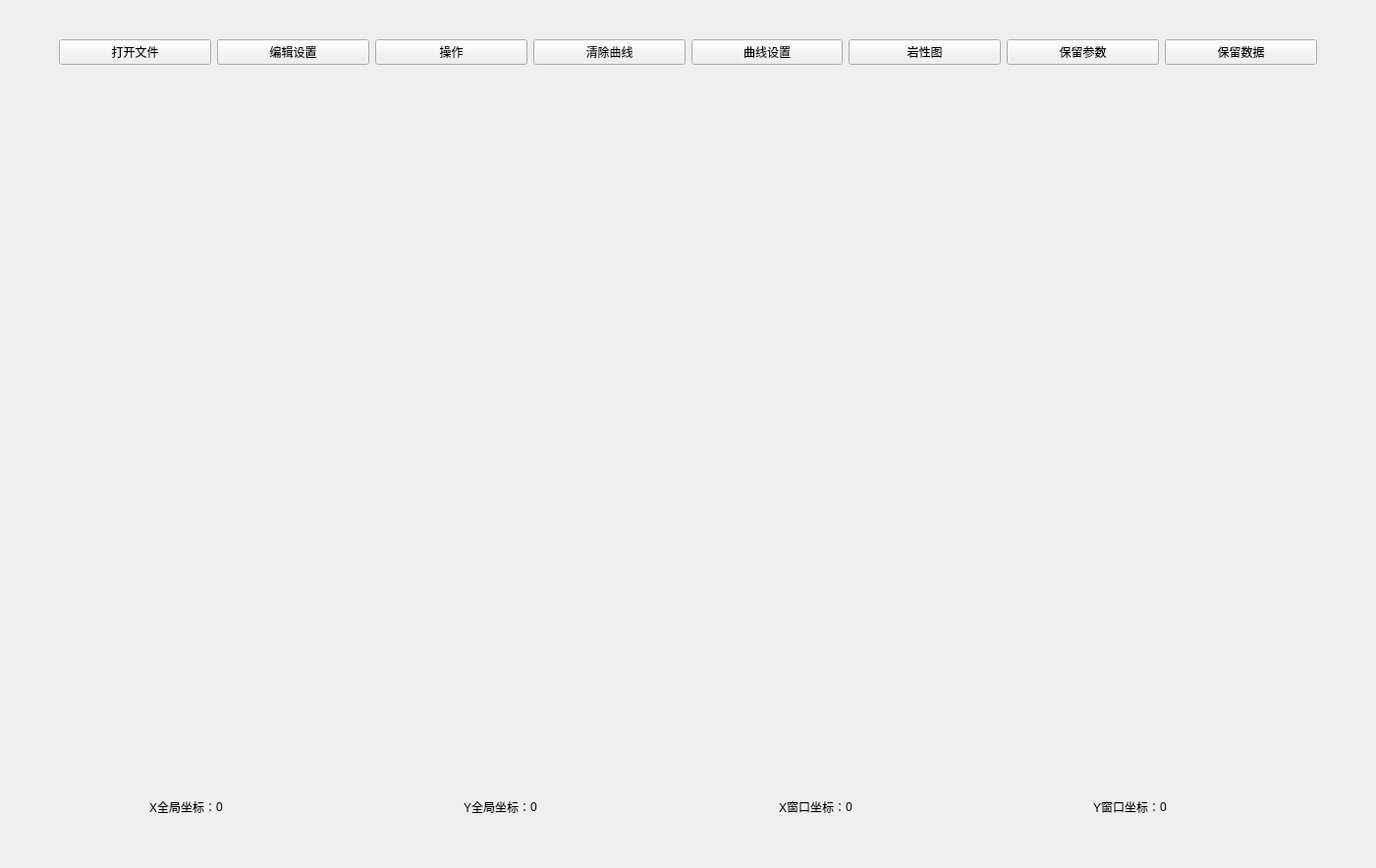
<?xml version="1.0" encoding="UTF-8"?>
<ui version="4.0">
 <class>CurveprocessingClass</class>
 <widget class="QMainWindow" name="CurveprocessingClass">
  <property name="geometry">
   <rect>
    <x>0</x>
    <y>0</y>
    <width>1401</width>
    <height>884</height>
   </rect>
  </property>
  <property name="windowTitle">
   <string>Curveprocessing</string>
  </property>
  <widget class="QWidget" name="centralWidget">
   <layout class="QVBoxLayout" name="verticalLayout" stretch="1,8,1">
    <property name="sizeConstraint">
     <enum>QLayout::SetDefaultConstraint</enum>
    </property>
    <property name="leftMargin">
     <number>40</number>
    </property>
    <property name="topMargin">
     <number>20</number>
    </property>
    <property name="rightMargin">
     <number>40</number>
    </property>
    <property name="bottomMargin">
     <number>20</number>
    </property>
    <item>
     <layout class="QHBoxLayout" name="horizontalLayout_2">
      <property name="leftMargin">
       <number>20</number>
      </property>
      <property name="topMargin">
       <number>20</number>
      </property>
      <property name="rightMargin">
       <number>20</number>
      </property>
      <property name="bottomMargin">
       <number>20</number>
      </property>
      <item>
       <widget class="QPushButton" name="btn_openfile">
        <property name="text">
         <string>打开文件</string>
        </property>
       </widget>
      </item>
      <item>
       <widget class="QPushButton" name="btn_edit">
        <property name="text">
         <string>编辑设置</string>
        </property>
       </widget>
      </item>
      <item>
       <widget class="QPushButton" name="btn_operate">
        <property name="text">
         <string>操作</string>
        </property>
       </widget>
      </item>
      <item>
       <widget class="QPushButton" name="btn_clear">
        <property name="text">
         <string>清除曲线</string>
        </property>
       </widget>
      </item>
      <item>
       <widget class="QPushButton" name="btn_setstyle">
        <property name="text">
         <string>曲线设置</string>
        </property>
       </widget>
      </item>
      <item>
       <widget class="QPushButton" name="btn_lithologymap">
        <property name="text">
         <string>岩性图</string>
        </property>
       </widget>
      </item>
      <item>
       <widget class="QPushButton" name="btn_keeppara">
        <property name="text">
         <string>保留参数</string>
        </property>
       </widget>
      </item>
      <item>
       <widget class="QPushButton" name="btn_keepdata">
        <property name="text">
         <string>保留数据</string>
        </property>
       </widget>
      </item>
     </layout>
    </item>
    <item>
     <widget class="myqchartview" name="my_chart" native="true"/>
    </item>
    <item>
     <layout class="QHBoxLayout" name="horizontalLayout">
      <property name="spacing">
       <number>0</number>
      </property>
      <property name="sizeConstraint">
       <enum>QLayout::SetFixedSize</enum>
      </property>
      <property name="leftMargin">
       <number>20</number>
      </property>
      <property name="rightMargin">
       <number>20</number>
      </property>
      <item>
       <widget class="QLabel" name="label">
        <property name="text">
         <string>X全局坐标：</string>
        </property>
        <property name="alignment">
         <set>Qt::AlignRight|Qt::AlignTrailing|Qt::AlignVCenter</set>
        </property>
       </widget>
      </item>
      <item>
       <widget class="QLabel" name="x_global">
        <property name="text">
         <string>0</string>
        </property>
       </widget>
      </item>
      <item>
       <widget class="QLabel" name="label_2">
        <property name="text">
         <string>Y全局坐标：</string>
        </property>
        <property name="alignment">
         <set>Qt::AlignRight|Qt::AlignTrailing|Qt::AlignVCenter</set>
        </property>
       </widget>
      </item>
      <item>
       <widget class="QLabel" name="y_global">
        <property name="text">
         <string>0</string>
        </property>
       </widget>
      </item>
      <item>
       <widget class="QLabel" name="label_3">
        <property name="text">
         <string>X窗口坐标：</string>
        </property>
        <property name="alignment">
         <set>Qt::AlignRight|Qt::AlignTrailing|Qt::AlignVCenter</set>
        </property>
       </widget>
      </item>
      <item>
       <widget class="QLabel" name="x_widget">
        <property name="text">
         <string>0</string>
        </property>
       </widget>
      </item>
      <item>
       <widget class="QLabel" name="label_4">
        <property name="text">
         <string>Y窗口坐标：</string>
        </property>
        <property name="alignment">
         <set>Qt::AlignRight|Qt::AlignTrailing|Qt::AlignVCenter</set>
        </property>
       </widget>
      </item>
      <item>
       <widget class="QLabel" name="y_widget">
        <property name="text">
         <string>0</string>
        </property>
       </widget>
      </item>
     </layout>
    </item>
   </layout>
  </widget>
 </widget>
 <layoutdefault spacing="6" margin="11"/>
 <customwidgets>
  <customwidget>
   <class>myqchartview</class>
   <extends>QWidget</extends>
   <header location="global">myqchartview.h</header>
   <container>1</container>
  </customwidget>
 </customwidgets>
 <resources>
  <include location="Curveprocessing.qrc"/>
 </resources>
 <connections/>
 <slots>
  <slot>showDatawidget()</slot>
 </slots>
</ui>
